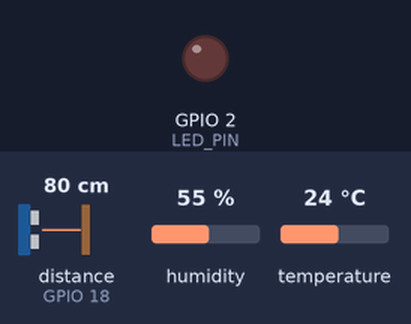
This program was run on a simulated ESP32. Parts: output pins drawn as LEDs (lit = HIGH). Wiring (from diagram.json): ultrasonic range finder: trigger GPIO 5; echo GPIO 18. The test bench sets the inputs (shaded band); at power-on: distance to the obstacle (sensor on GPIO 18) 80 cm, humidity 55 %, temperature 24 °C. The echo pulse lasts 58.3 µs per cm; WiFi joins after 1.5 s; servers stay silent unless stated; no MQTT or app messages arrive unless stated; pins used as bus, display or sensor lines are not drawn; what the program prints to the serial monitor is not drawn.

Above: at 3.7 s.
At 5.08 s:
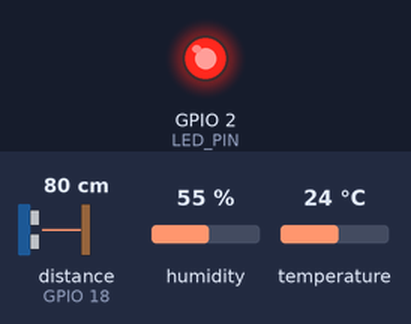
Timing chart, 0 to 9.0 s (numbered marks = the images above):
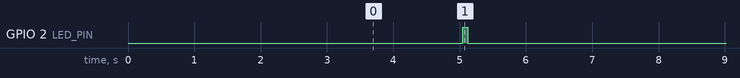

The program:

main.cpp
```cpp
#include <WiFi.h>
#include <PubSubClient.h>
#include <DHTesp.h>

const char* WIFI_SSID = "Wokwi-GUEST";
const char* WIFI_PASSWORD = "";

// ==============================
// MQTT - BÀI 2
// ==============================
const char* MQTT_SERVER = "172.18.15.153";
const int MQTT_PORT = 1883;

const char* MQTT_TOPIC = "iot/lab01/room01/sensor";

// ==============================
// SENSOR PINS
// ==============================
const int DHT_PIN = 15;
const int TRIG_PIN = 5;
const int ECHO_PIN = 18;
const int LED_PIN = 2;

// Gửi dữ liệu mỗi 5 giây
const unsigned long SEND_INTERVAL_MS = 5000;

WiFiClient wifiClient;
PubSubClient mqttClient(wifiClient);
DHTesp dht;

unsigned long lastSend = 0;
unsigned long sequenceNo = 0;


// ==============================
// WIFI
// ==============================
void connectWiFi() {

  Serial.println();
  Serial.println("==============================");
  Serial.println("BAT DAU KET NOI WIFI");
  Serial.println("==============================");

  WiFi.mode(WIFI_STA);

  WiFi.begin(
    WIFI_SSID,
    WIFI_PASSWORD,
    6
  );

  Serial.print("Connecting WiFi");

  while (WiFi.status() != WL_CONNECTED) {

    delay(500);
    Serial.print(".");
  }

  Serial.println();
  Serial.println("WiFi connected!");

  Serial.print("IP Address: ");
  Serial.println(WiFi.localIP());

  Serial.print("RSSI: ");
  Serial.println(WiFi.RSSI());
}


// ==============================
// MQTT
// ==============================
void connectMQTT() {

  while (!mqttClient.connected()) {

    Serial.println();
    Serial.print("Connecting MQTT to ");
    Serial.print(MQTT_SERVER);
    Serial.print(":");
    Serial.println(MQTT_PORT);

    String clientId =
      "ESP32-Bai2-" +
      String((uint32_t)ESP.getEfuseMac(), HEX);

    // Mosquitto đang allow_anonymous=true
    // nên KHÔNG cần TOKEN
    if (mqttClient.connect(clientId.c_str())) {

      Serial.println("MQTT connected!");

    } else {

      Serial.print("MQTT FAILED, rc = ");
      Serial.println(mqttClient.state());

      Serial.println("Retry in 2 seconds...");

      delay(2000);
    }
  }
}


// ==============================
// HC-SR04
// ==============================
float readDistanceCm() {

  digitalWrite(TRIG_PIN, LOW);
  delayMicroseconds(2);

  digitalWrite(TRIG_PIN, HIGH);
  delayMicroseconds(10);

  digitalWrite(TRIG_PIN, LOW);

  unsigned long duration =
    pulseIn(ECHO_PIN, HIGH, 30000);

  if (duration == 0) {

    Serial.println("HC-SR04: TIMEOUT");

    return NAN;
  }

  float distance =
    duration * 0.0343f / 2.0f;

  Serial.print("HC-SR04 raw distance: ");
  Serial.print(distance);
  Serial.println(" cm");

  if (distance < 2.0f || distance > 400.0f) {

    Serial.println("HC-SR04: OUT OF RANGE");

    return NAN;
  }

  return distance;
}


// ==============================
// SETUP
// ==============================
void setup() {

  Serial.begin(115200);

  delay(1000);

  Serial.println();
  Serial.println("=================================");
  Serial.println("ESP32 START");
  Serial.println("WOKWI + MOSQUITTO + INFLUXDB");
  Serial.println("=================================");

  pinMode(TRIG_PIN, OUTPUT);
  pinMode(ECHO_PIN, INPUT);
  pinMode(LED_PIN, OUTPUT);

  digitalWrite(LED_PIN, LOW);

  dht.setup(
    DHT_PIN,
    DHTesp::DHT22
  );

  Serial.println("DHT22 initialized");

  connectWiFi();

  mqttClient.setServer(
    MQTT_SERVER,
    MQTT_PORT
  );

  mqttClient.setBufferSize(256);

  Serial.println("Setup completed!");
}


// ==============================
// LOOP
// ==============================
void loop() {

  // Kiểm tra WiFi
  if (WiFi.status() != WL_CONNECTED) {

    Serial.println("WiFi disconnected!");

    connectWiFi();
  }

  // Kiểm tra MQTT
  if (!mqttClient.connected()) {

    connectMQTT();
  }

  mqttClient.loop();

  unsigned long now = millis();

  // Chưa đến thời gian gửi
  if (now - lastSend < SEND_INTERVAL_MS) {

    return;
  }

  lastSend = now;


  // ============================
  // READ SENSOR
  // ============================

  TempAndHumidity data =
    dht.getTempAndHumidity();

  float distance =
    readDistanceCm();


  // Kiểm tra dữ liệu
  if (!isfinite(data.temperature) ||
      !isfinite(data.humidity) ||
      !isfinite(distance)) {

    Serial.println(
      "Invalid sensor data - skip publish"
    );

    return;
  }


  // Tăng sequence
  sequenceNo++;


  // ============================
  // CREATE JSON
  // ============================

  char payload[256];

  snprintf(
    payload,
    sizeof(payload),

    "{"
    "\"device_id\":\"esp32-bai1\","
    "\"temperature\":%.2f,"
    "\"humidity\":%.2f,"
    "\"distance_cm\":%.2f,"
    "\"rssi\":%d,"
    "\"sequence\":%lu,"
    "\"uptime_s\":%lu"
    "}",

    data.temperature,
    data.humidity,
    distance,
    WiFi.RSSI(),
    sequenceNo,
    millis() / 1000
  );


  // ============================
  // PUBLISH MQTT
  // ============================

  bool ok =
    mqttClient.publish(
      MQTT_TOPIC,
      payload
    );


  // ============================
  // SERIAL LOG
  // ============================

  Serial.println();
  Serial.println("------------------------------");

  Serial.print("Temperature : ");
  Serial.print(data.temperature);
  Serial.println(" C");

  Serial.print("Humidity    : ");
  Serial.print(data.humidity);
  Serial.println(" %");

  Serial.print("Distance    : ");
  Serial.print(distance);
  Serial.println(" cm");

  Serial.print("RSSI        : ");
  Serial.println(WiFi.RSSI());

  Serial.print("Sequence    : ");
  Serial.println(sequenceNo);

  Serial.print("Uptime      : ");
  Serial.print(millis() / 1000);
  Serial.println(" s");

  Serial.print("Topic       : ");
  Serial.println(MQTT_TOPIC);

  Serial.print("JSON        : ");
  Serial.println(payload);

  Serial.print("Publish     : ");

  if (ok) {

    Serial.println("OK");

  } else {

    Serial.println("FAILED");
  }

  Serial.println("------------------------------");


  // Nháy LED nếu publish thành công
  if (ok) {

    digitalWrite(LED_PIN, HIGH);

    delay(80);

    digitalWrite(LED_PIN, LOW);
  }
}
```

Measured:
- by itself, GPIO 2 (LED_PIN): alternates HIGH for 0.08 s and LOW for 4.9 s
